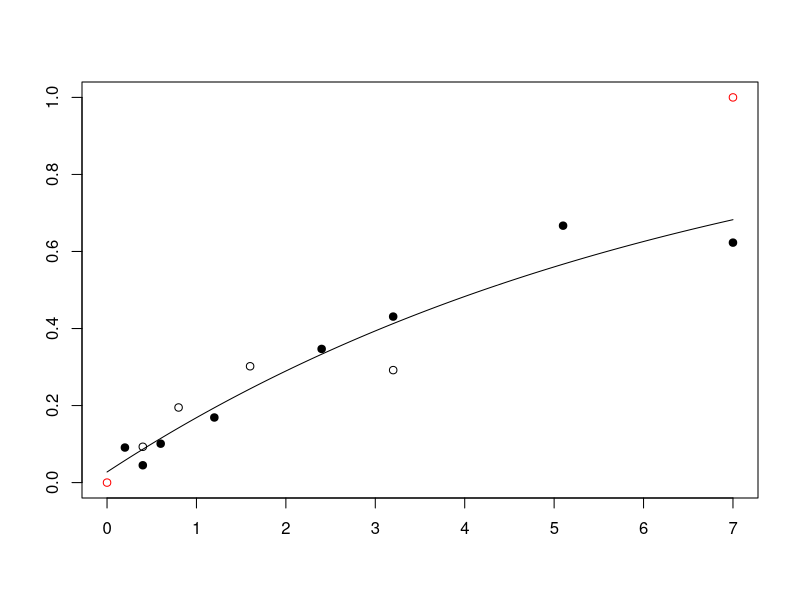
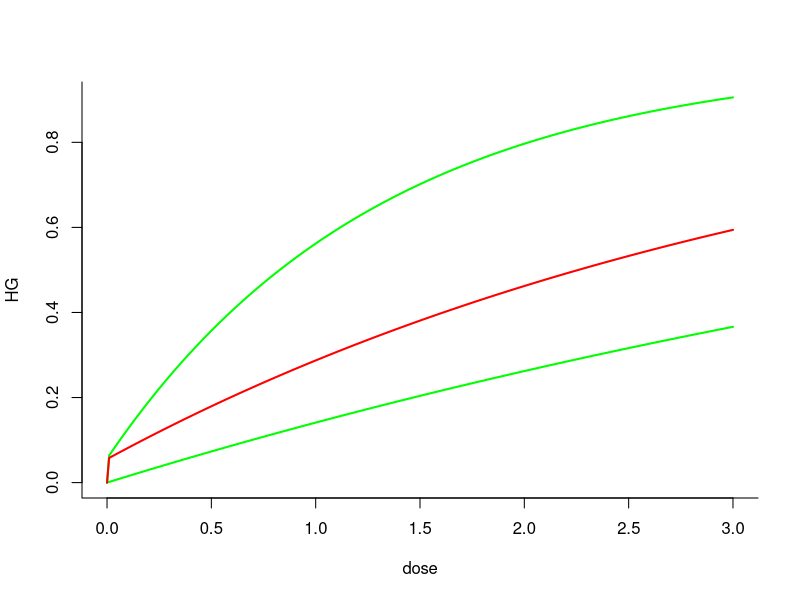
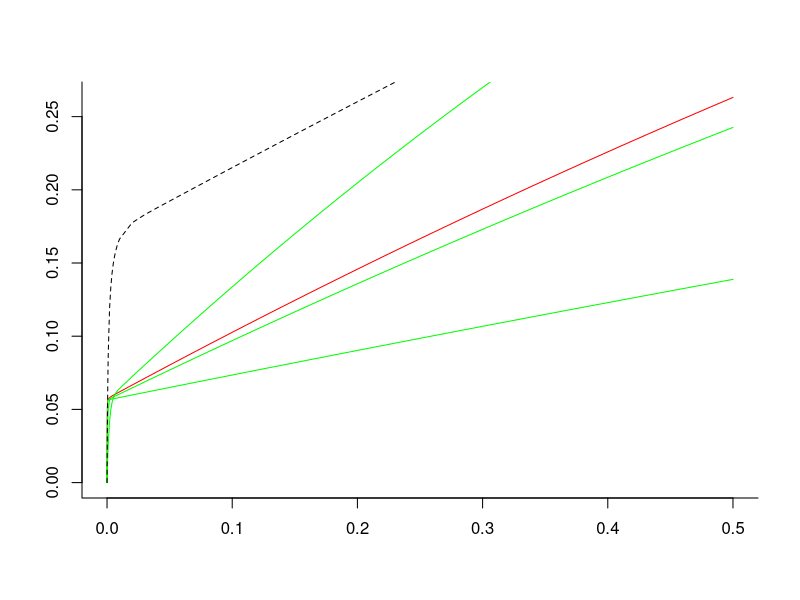
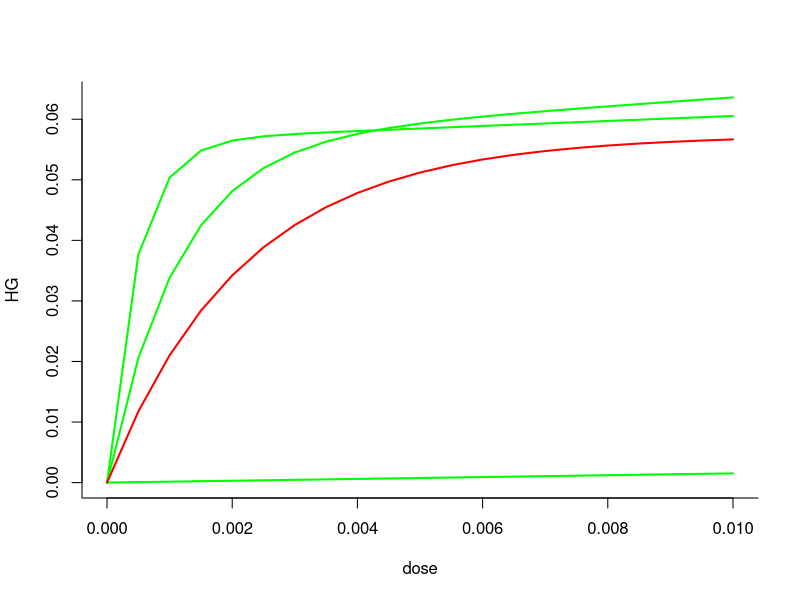

Generate these figures, in order, with R:
# Free, open-source software under GNU GPLv3. It comes with no warranty. 
# Concerns radiogenic mouse HG tumorigenesis.
# Written by Mark Ebert, Edward Huang, Dae Woong Ham and Ray Sachs, summer  and fall 2017. 
# Relevant references and their abbreviations in commenting this script are the following.
# ".93Alp"=Alpen et al. "Tumorigenic potential of high-Z, high-LET charged-particle radiations." Rad Res 136:382-391 (1993)
# ".94Alp"=Alpen et al. "Fluence-based relative biological effectiveness for charged particle carcinogenesis in mouse Harderian gland." Adv Space Res 14(10): 573-581. (1994).  
# "16Chang"=Chang et al. "Harderian Gland Tumorigenesis: Low-Dose and LET Response." Radiat Res 185(5): 449-460. (2016).  
# "16Srn"=Siranart et al."Mixed Beam Murine Harderian Gland Tumorigenesis: Predicted Dose-Effect Relationships if neither Synergism nor Antagonism Occurs." Radiat Res 186(6): 577-591 (2016).  
# "17Cuc"=Cucinotta & Cacao. "Non-Targeted Effects Models Predict Significantly Higher Mars Mission Cancer Risk than Targeted Effects Models." Sci Rep 7(1): 1832. (2017). PMC5431989
library(deSolve) # library for solving differential equations
library(minpack.lm) #for non-linear regression package
rm(list=ls())
####### Data #######
dfr <- data.frame( # data used in 16Chang; includes data analyzed in .93Alp and .94Alp  
  dose.1 = c(0.2,0.4,0.6,1.2,2.4,3.2,5.1,7,0.05,0.1,0.15,0.2,0.4,0.8,1.6,0.05,0.1,0.2,0.4,0,0.1,0.2,0.4,0.8,1.6,0.4,0.8,1.6,3.2,0.05,0.1,0.2,0.4,0.8,0.1,0.2,0.4,0.8,0.1,0.2,0.4,0.04,0.08,0.16,0.32,0.033,0.066,0.13,0.26,0.52,.2, .4, .6),
  HG = c(0.091,0.045,0.101,0.169,0.347,0.431,0.667,0.623,0.156,0.215,0.232,0.307,0.325,0.554,0.649,0.123,0.145,0.207,0.31,0.026,0.083,0.25,0.39,0.438,0.424,0.093,0.195,0.302,0.292,0.109,0.054,0.066,0.128,0.286,0.183,0.167,0.396,0.536,0.192,0.234,0.317,0.092,0.131,0.124,0.297,0.082,0.088,0.146,0.236,0.371,.154,.132,.333),#HG prevalence as defined in 16Chang
  NWeight = c(520,2048,1145,584,313,232,293,221,1162,877,455,409,374,223,320,742,661,347,131,6081,1091,251,244,191,131,645,255,199,111,649,378,973,833,201,468,381,197,109,496,257,185,1902,1063,884,350,1767,1408,874,299,261,322,206,67),
  #nominal weight for weighted least squaresregression; see .93Alp. The Lanthanum entries were obtained by measuring the main graph in 17Cuc 
  index=c(rep(1,8),rep(0,17), rep(1,4),  rep(0,24)),#index=0 for Z>3 ions, 1 otherwise. Not needed in some models
  L = c(rep(1.6,8), rep(193, 7), rep(250, 4), rep(195, 6), rep(0.4, 4), rep(25, 5), rep(464, 4), rep(193, 3),rep(70, 4), rep(100, 5), rep(953, 3)), ##L=LET=LET_infinity=stopping power (keV/micron)
  Z = c(rep(2, 8), rep(26, 17), rep(1, 4), rep(10, 5), rep(43, 4), rep(26, 3), rep(14, 4), rep(22, 5), rep(57, 3)),#atomic number, charge in units of proton charge on fully ionized atomic nucleus, e.g. 2 for 2He4
  Zeff = c(rep("TBD", 53)),# effective ion charge according to the formula of W.H Barkas. Zeff <= Z. Calculated below. For this data, only very slightly less than Z.
  beta = c(rep("TBD", 53)),# ion speed, relative to speed of light, calculated below
  MeVperu = c(rep(228, 8), rep(600, 7), rep(300, 4), rep(600, 6), rep(250, 4), rep(670, 5), rep(600, 4), rep(600, 3), rep(260, 4), rep(1000, 5), rep(593, 3)),#Kinetic energy in MeV, divided by atomic mass, e.g. divided by 4u=4x931.5 MeV/c^2 for 2He4
  Katz = c(rep("TBD", 53)),#for fully ionized nuclei, Katz's Z^2/beta^2, Calculated below. It is part of the Bethe Barkas Bloch equation for stopping power. Our calculations don't use Katz, but various similar calculations do.
  ion = c(rep("He4", 8), rep("Fe56", 17), rep("p", 4), rep("Ne20", 5), rep("Nb93", 4), rep("Fe56", 3), rep("Si28", 4), rep("Ti48", 5), rep("La139", 3)),
  comments = c(".93AlpLooksOK", rep("", 7), ".93AlplooksOK", rep('', 11), ".93Alp.no.iso", "not in 17Cuc (or 16Chang?)", rep("", 3), "16Chang all OK?", rep('', 24), ".94Alp","From graphs",'e.g. in 17Cuc')
) 

# Data for HG induced by photons from Cs-137 or Co-60 beta decay; from 16Chang (and calibration of LQ model)
ddd <- data.frame(dose.1 = c(0, 0.4, 0.8, 1.6, 3.2, 7, 0, .4, .8, .12, 1.6),
                  HG = c(.026, .048, .093, .137, .322, .462, .0497, .054, .067, .128, .202),
                  NWeight = c(6081.2, 4989.5, 1896.8, 981.1, 522.2, 205.2, 7474.1, 2877.6, 1423.7, 689.9, 514.9),
                  Nucleus = c(rep("Cobalt-60", 6), rep("Cesium-137", 5)),
                  Comments = c(rep("TBD", 11))
)
Y <- 0.001 * dfr[, "MeVperu"] # convert to GeV/u for convenience in a calculation
dfr[, "Katz"] <- round((dfr[, "Z"]) ^2 * (2.57 * Y^2 + 4.781 * Y + 2.233) / (2.57 * Y^2 + 4.781 * Y), 2) # special relativistic calculation of Z^2/beta^2. The numerics include conversion from GeV to joules and from u to kg.
dfr[, "beta"] <- round(dfr[, "Z"] * sqrt(1 / dfr[, "Katz"]), 3) # i.e. Z*sqrt(beta^2/Z^2) 
dfr[, "Zeff"] <- round(dfr[, "Z"] * (1 - exp( -125 * dfr[, "Z"] ^ (-2.0 / 3))), 2) # Barkas formula for Zeff; for us Zeff is almost Z

dfra <- dfr[c(1:19,26:53),] ##removes the zero dose case and the no isograft data

#####  photon and HZE/NTE Models #####
LQ <- lm(HG ~ dose.1 + I(dose.1 ^ 2), data = ddd) # linear model fit on ddd dataset
summary(LQ, correlation = T) 

#HERE OUR NEW HZE/NTE MODEL; works well. Uses 3 adjustable parameters. There is also an HZE/TE model and NTE or TE models for Z<=3, but for a while we now use the HZE/NTE model for Z>3 with data for Z>=8  
dfrHZE <- subset(dfra, Z > 3) # look only at HZE not at much lower LET ions. # In next line phi controls how fast NTE build up from zero; not really needed during calibration since 150*phi*Dose/L>>1 at every observed Dose !=0. phi needed for later synergy calculations.
phi <- 1000 # Even larger phi should give the same final results, but might cause extra problems with R. 
HZEm <- nls(HG ~ .0275 + (1 - exp ( -0.01 * (aa1 * L * dose.1 * exp( -aa2 * L) + (1 - exp( -150 * phi * dose.1 / L)) * kk1))), #  calibrating parameters in a model that modifies the hazard function NTE models in 17Cuc.
            data = dfrHZE, 
            weights = NWeight,
            start = list(aa1 = .9, aa2 = .01, kk1 = 6)) 
summary(HZEm, correlation = T);vcov(HZEm)# parameter values & accuracy; variance-covariance matrix
NTE.HZE.c <- coef(HZEm) #  calibrated central values of the 3 parameters. Next is the IDER, =0 at dose 0
HHC <- function(dose.1,L) 0.01*(NTE.HZE.c[1]*L*dose.1*exp(-NTE.HZE.c[2]*L)+(1-exp(-150*phi*dose.1/L))*NTE.HZE.c[3]) # calibrated hazard function

CalculateHZEC <- function(dose.1, L) {
  1-exp(-HHC(dose.1,L)) #  Calibrated IDER
}

dose <- c(seq(0, .00001, by = 0.000001),seq(.00002,.0001,by=.00001),seq(.0002,.001,by=.0001),seq(.002,.01,by=.001),seq(.02,.5,by=.01))##look carefully near zero, but go out to 0.5 Gy
#dose=dose[1:30] #this can be used to zoom in on the very low dose behavior in the graphs
####### calculate baseline MIXDER I(d) for mixtures of HZE components modeled by NTE IDER #######
IntegrateNTE_HZE_IMIXDER <- function(r, L, d = dose, aa1 = NTE.HZE.c[1], aa2 = NTE.HZE.c[2], kk1 = NTE.HZE.c[3]) {
  dE <- function(yini, State, Pars) {
    aa1 <- aa1; aa2 <- aa2; kk1 <- kk1
    with(as.list(c(State, Pars)), {
      aa = vector(length = length(L))
      u = vector(length = length(L))
      for (i in 1:length(L)) {
        aa[i] = aa1*L[i]*exp(-aa2*L[i])
        u[i] = uniroot(function(d) 1-exp(-0.01*(aa[i]*d+(1-exp(-150*phi*d/L[i]))*kk1)) - I, lower = 0, upper = 20, tol = 10^-10)$root
      }
      dI = vector(length = length(L))
      for (i in 1:length(L)) {
        dI[i] = r[i]*0.01*(aa[i]+exp(-150*phi*u[i]/L[i])*kk1*150*phi/L[i])*exp(-0.01*(aa[i]*u[i]+(1-exp(-150*phi*u[i]/L[i]))*kk1))
        
      }
      dI = sum(dI)
      return(list(c(dI)))
    })
  }
  pars = NULL; yini = c(I= 0); d = d
  out = ode(yini, times = d, dE, pars, method = "radau")
  return(out)
} 

####### Plotting I(d) example
# r <- .25*1:4; L <- c(25,70,190,250);plot(INCRL, type='l',ylim=c(0,.5),col='red',bty='l',ann='F')
# lines(dose,CalculateHZEC(dose,190), col='green')#component 3
# lines(dose,CalculateHZEC(dose,250),col='green')#component 4
# lines(dose,CalculateHZEC(dose,70),col='green')#component 2
# lines(dose,CalculateHZEC(dose,25),col='green') #component 1
# SEA <- function(dose.1) CalculateHZEC(dose.1/4, 25) + CalculateHZEC(dose.1/4, 70) + CalculateHZEC(dose/4, 190) + CalculateHZEC(dose.1/3, 250)
# lines(dose, SEA(dose), lty=2)
##Next need Monte Carlo for 95%CI. Edward's Next Job
########### Light ion Z <= 3 model 1 ######### 
dfrL <- subset(dfra, Z <= 3) #for Light ions
LOW.m <- nls(HG ~ .0275 + 1-exp(-bet * dose.1),
             data = dfrL,
             weights = NWeight,
             start = list(bet = .5))
summary(LOW.m)
LOW.c <- coef(LOW.m)  # calibrated central values of the parameter
CalculateLOW.C <- function(dose.1, L) { # Calibrated Low LET model. Use L=0, but maybe later will use L >0 but small 
  return(1-exp(-LOW.c[1] * dose.1))
}  
#######Next: visual checks to see if our calibration is consistent with 16Chang, .93Alp, .94Alp and 17Cuc
## Put various values in our calibrated model to check with numbers and graphs in these references
#  L=193; dose.1 = dfrHZE[1:7, "dose.1"]; HGe = dfr[1:7,"HG"] # same for Fe
plot(c(0, 7), c(0, 1), col = 'red', ann = 'F') 
ddose <- 0.01 * 0:700; lines(ddose, CalculateLOW.C(ddose, 0) + .0275)  #calibrated lowLET IDER
points(dfrL[1:8, "dose.1"], dfrL[1:8,"HG"],pch=19) #RKS: Helium data points
points(dfrL[9:12, "dose.1"], dfrL[9:12, "HG"] )  # proton data points 

#####MIXDER# RKS next is just a  fossil I think
dE_1 <- function(d, aa1, aa2, kk1, phi, L) {
   ((150 * kk1 * phi * exp(-150 * phi * d / L) / L + aa1 * L * exp( -aa2 * L)) * 
  exp(-0.01 * (kk1 * (1 - exp( - 150 * phi * d / L)) + aa1 * L * exp(-aa2 * L) * d))) / 100
 }

dE_2 <- function(dose,L) { 
 LOW.c*exp(-LOW.c*dose)  
}

# To be done next. HZE NTE MIXDER 95% CI (Edward)!!! Information criteria and 
# compare with 17Cuc (Mark)! clean up style
# Overall: add TE HZE models; decide on low LET models after seeing Mark's IC 
# results. Decide how to handle the various branches -- probably one ODE for NTE 
# HZE MIXDERs that may have on low LET component and one ODE for TE HZE MIXDERs ditto


#egh :: ASSIGNMENT: Calculate I(d) for N > 1 HZE IDERs and one low-LET IDER
calculateComplexId <- function(r, L, d, aa1 = NTE.HZE.c[1], aa2 = NTE.HZE.c[2], kk1 = NTE.HZE.c[3], phi = 3e3, beta = LOW.c, lowLET = FALSE) {
  ## FUNCTION DESCRIPTION
  # Calulates the function I(d) from N > 1 HZE IDERs and one low-LET IDER using 
  # incremental effect additivity
  #
  # new argument: lowLET (FALSE by default, TRUE when one IDER is low-LET)
  dE <- function(yini, State, Pars) { #  Constructing an ode from the IDERS
    aa1 <- aa1; aa2 <- aa2; kk1 <- kk1; beta <- beta; phi <- phi; L <- L
    with(as.list(c(State, Pars)), {
      aa <- vector(length = length(L))  
      u <- vector(length = length(L))  
      for (i in 1:length(L)) {
        aa[i] <- aa1 * L[i] * exp(-aa2 * L[i])
        u[i] <- uniroot(function(d) 1-exp(-0.01*(aa1*L[i]*d*exp(-aa2*L[i])+(1-exp(-150*phi*d/L[i]))*kk1)) - I, lower = 0, upper = 200, extendInt = "yes", tol = 10^-10)$root #egh this is used in the single HZE and lowLET example
      }
      dI <- vector(length = length(L))
      for (i in 1:length(L)) {
        dI[i] <- r[i] * 0.01*(aa[i]+exp(-150*phi*u[i]/L[i])*kk1*150*phi/L[i])*exp(-0.01*(aa[i]*u[i]+(1-exp(-150*phi*u[i]/L[i]))*kk1))
      }
      if (lowLET == TRUE) { # If low-LET IDER is present then include it at the end of the dI vector
        u[length(L) + 1] <- uniroot(function(d) 1-exp(-beta*d) - I, lower = 0, upper = 200, extendInt = "yes", tol = 10^-10)$root
        dI[length(L) + 1] <- r[length(r)] * dE_2(d = u[length(L) + 1], L = 0)
      }
      dI <- sum(dI)
      return(list(c(dI)))
      })
  }
  return(ode(c(I = 0), times = d, dE, parms = NULL, method = "radau")) #  Finds the solution I(d) of the differential equation dE
}

r1 <- .2; r <- c(r1, 1 - r1) #Proportions. Next plot IDERs and MIXDER
d <- .01 * 0:300.
plot(x = d, y = CalculateHZEC(dose.1 = d, L = 173), type = "l", xlab="dose",ylab="HG",bty='l',col='green',lwd=2)
lines(x = d, y = CalculateLOW.C( d,0), col='green', lwd=2)
lines(x = d, y = calculateComplexId(r = r, L = 193, d = d, lowLET = TRUE)[, 2], col = "red", lwd=2) # I(d)

r <- c(1/3, 1/3, 1/3); L <- c(25, 70, 250)
INCRL <- calculateComplexId(r, L, d = dose) # incremental effect additivity 
plot(INCRL, type='l', col='red', bty='l', ann='F') # ,ylim=c(0,.4) ; I(d) plot
lines(dose, CalculateHZEC(dose, 250), col='green') # component 3
lines(dose, CalculateHZEC(dose, 70), col='green') # component 2
lines(dose, CalculateHZEC(dose, 25), col='green') # component 1
SEA <- function(dose.1) CalculateHZEC(dose.1/3, 25) + CalculateHZEC(dose.1/3, 70) + CalculateHZEC(dose.1/3, 250)
lines(dose, SEA(dose), lty=2)

d <- seq(0, .01, .0005)
r <- c(1/20, 1/20, 9/10); L <- c(70, 173)
plot(x = d, y = CalculateHZEC(dose.1 = d, L = 173), type = "l", xlab="dose",ylab="HG",bty='l',col='green',lwd=2)
lines(x = d, y = CalculateHZEC(d, 70), col='green', lwd=2) # component 3
lines(x = d, y = CalculateLOW.C(d, 0), col='green', lwd=2)
lines(x = d, y = calculateComplexId(r, L, d = d, lowLET = TRUE)[, 2], col = 'red', lwd = 2)
#test for project/GitHub workings#test again
